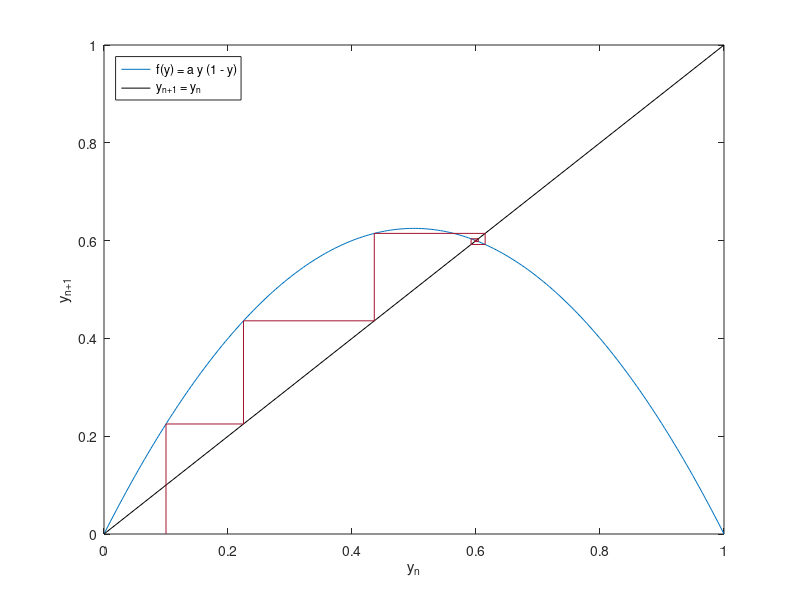

MATLAB code to generate this figure:
% Abb. 1.21: Aktualisierungsfunktion und Treppendiagramm (Buch, Abschnitt 1.3, Gl. 1.30)
% f(y) = a y (1 - y) mit a = 2.5, Startwert y_0 = 0.1
% (c) 2026 Philipp Kügler · Programm zum Buch „Dynamische Systeme in den Lebenswissenschaften“ · MIT-Lizenz (siehe LICENSE)
a = 2.5; y0 = 0.1; N = 12;
f = @(y) a * y .* (1 - y);

y = linspace(0, 1, 200);
plot(y, f(y), 'Color', [0 0.447 0.741]); hold on
plot([0 1], [0 1], 'k-');

% Treppe: senkrecht zum Graphen, waagrecht zur Winkelhalbierenden
yn = y0;
px = yn; py = 0;
for k = 1:N
    yneu = f(yn);
    px = [px yn yneu]; py = [py yneu yneu];
    yn = yneu;
end
plot(px, py, 'Color', [0.64 0.08 0.18]);
fprintf('y_%d = %.6f,  stationärer Zustand 1 - 1/a = %.6f\n', N, yn, 1 - 1/a);

xlabel('y_n'); ylabel('y_{n+1}'); legend('f(y) = a y (1 - y)', 'y_{n+1} = y_n', 'Location', 'northwest');
hold off
